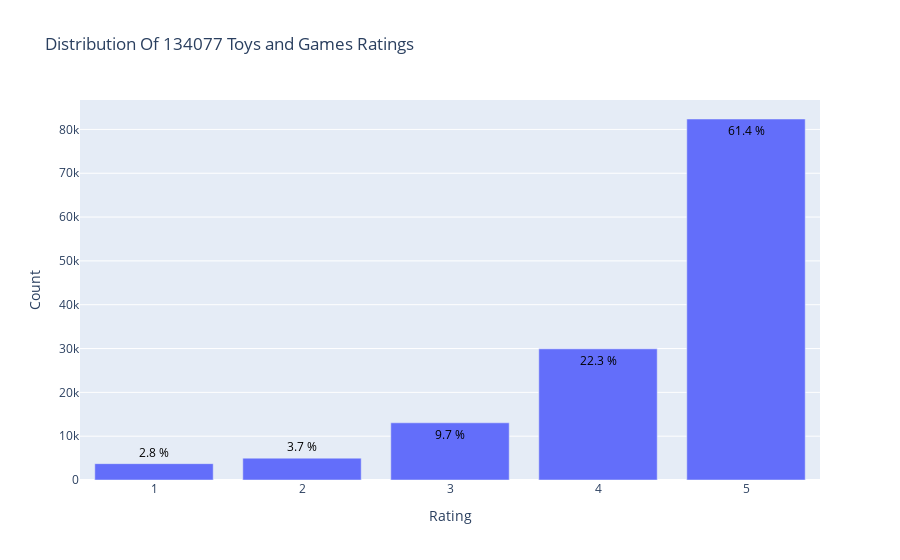

The notebook cell this image was saved under:
### Markdown cell above
### See the count of ratings per rating

### Code cell
from plotly.offline import init_notebook_mode, plot, iplot
import plotly.graph_objs as go
init_notebook_mode(connected=True)

# Count the number of times each rating appears in the dataset
data = df['overall'].value_counts().sort_index(ascending=False)

# Create the histogram
trace = go.Bar(x = data.index,
               text = ['{:.1f} %'.format(val) for val in (data.values / df.shape[0] * 100)],
               textposition = 'auto',
               textfont = dict(color = '#000000'),
               y = data.values,
               )
# Create layout
layout = dict(title = 'Distribution Of {} Toys and Games Ratings'.format(df.shape[0]),
              xaxis = dict(title = 'Rating'),
              yaxis = dict(title = 'Count'))
# Create plot
fig = go.Figure(data=[trace], layout=layout)
iplot(fig)

### Figure 1 — Plotly figure (JSON) as saved in the notebook; plotly's stock layout.template omitted (floating-point values rounded to 4 significant figures)
{"data": [{"text": ["61.4 %", "22.3 %", "9.7 %", "3.7 %", "2.8 %"], "textfont": {"color": "#000000"}, "textposition": "auto", "type": "bar", "x": [5, 4, 3, 2, 1], "y": [82380, 29928, 13050, 4987, 3732]}], "layout": {"title": {"text": "Distribution Of 134077 Toys and Games Ratings"}, "xaxis": {"title": {"text": "Rating"}}, "yaxis": {"title": {"text": "Count"}}}}
